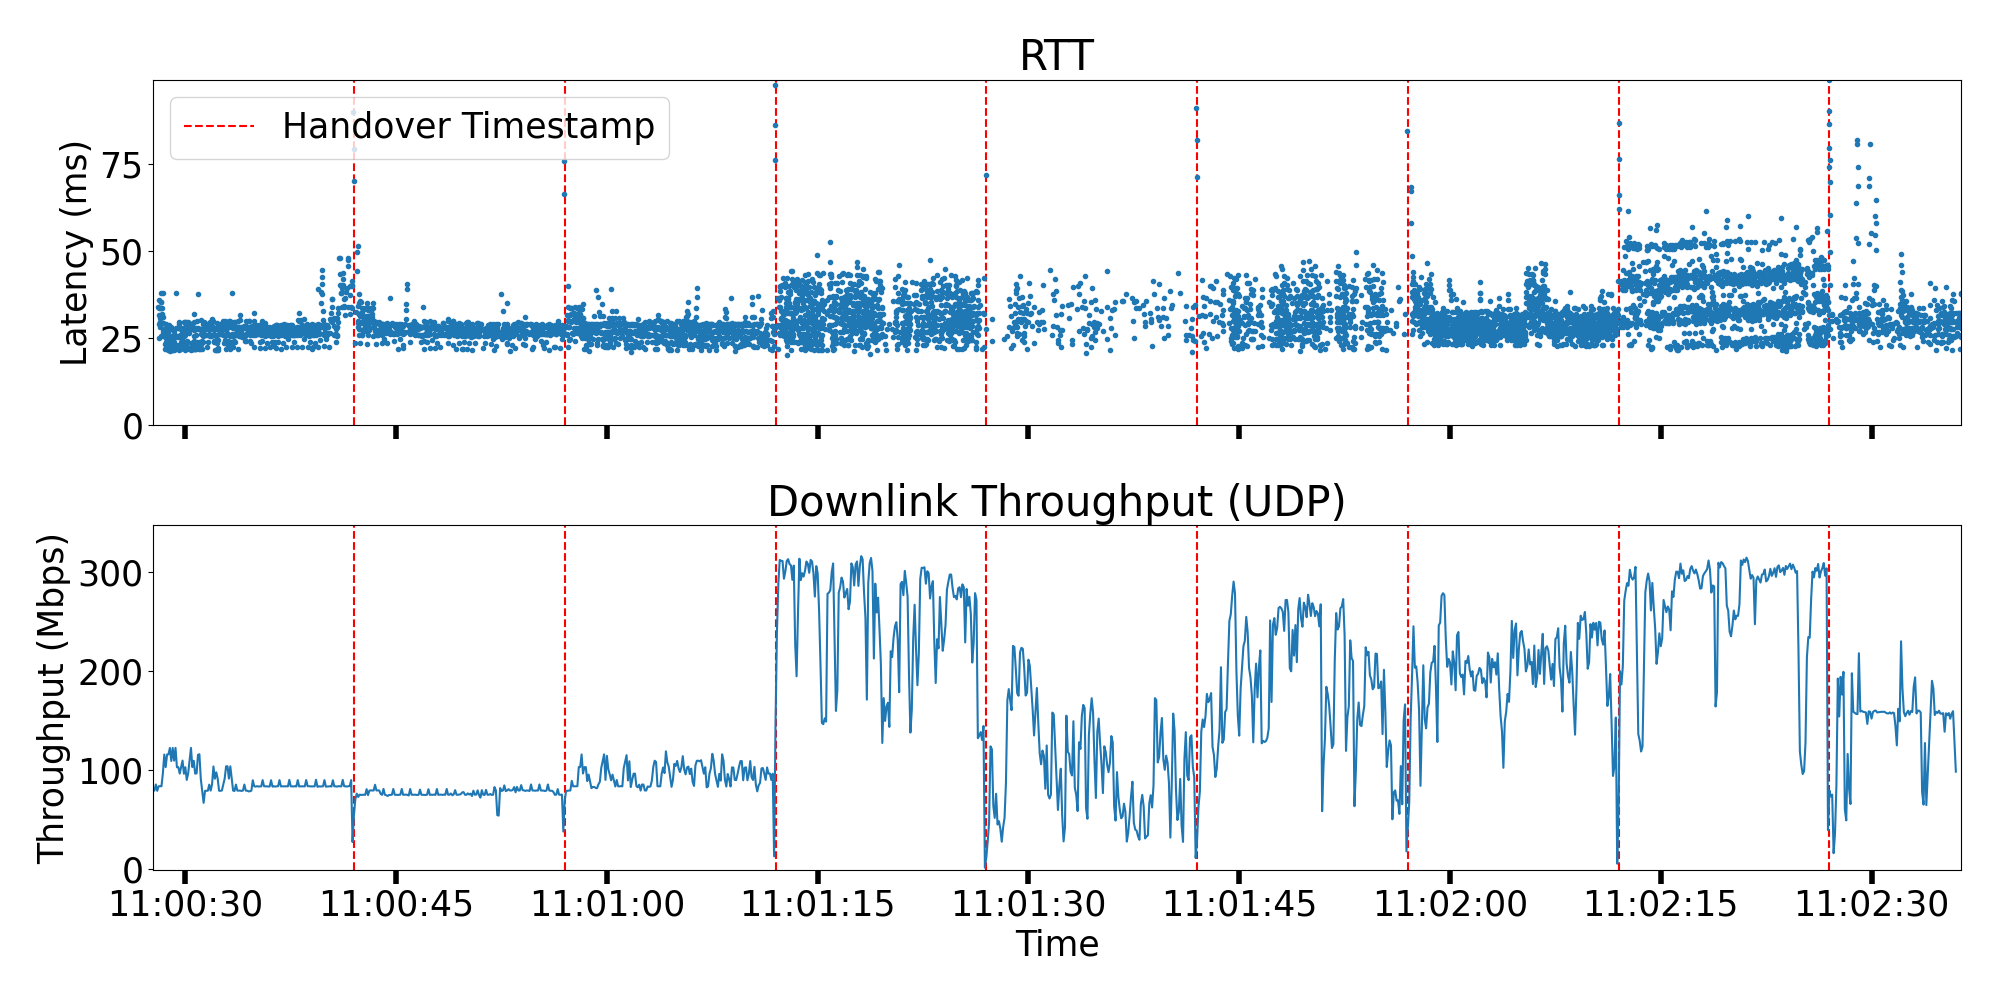

The script that drew this image:
import os
import json
import datetime
import itertools
import matplotlib.pyplot as plt
import matplotlib.dates as mdates

from pprint import pprint
from pathlib import Path
from datetime import timedelta
from matplotlib.lines import Line2D


fontsize = 25
figsize=(20, 10)
plt.rcParams['pdf.fonttype'] = 42
plt.rcParams['ps.fonttype'] = 42
plt.rc('font', size=fontsize)
plt.rc('axes', labelsize=fontsize)


def duplicate_object_pairs_hook(pairs):
    def _key(pair):
        (k, v) = pair
        return k
    def gpairs():
        for (k, group) in itertools.groupby(pairs, _key):
            ll = [v for (_, v) in group]
            (v, *extra) = ll
            yield (k, ll if extra else v)
    return dict(gpairs())


def plot(dir: str, date_prefix: str):
    iperf3_filename = Path(dir).joinpath("iperf3-20m-{}.json".format(date_prefix))
    irtt_filename = Path(dir).joinpath("irtt-10ms-20m-{}.json".format(date_prefix))

    try:
        with open(irtt_filename, "r") as f:
            data = json.loads(f.read())
            rtt = []
            receive = []
            send = []
            irtt_timestamps = []

            for round in data["round_trips"]:
                irtt_timestamps.append(datetime.datetime.fromtimestamp(float(round["timestamps"]["client"]["send"]["wall"])/1e9))
                if round["lost"] == "true":
                    rtt.append(-1)
                    receive.append(-100)
                    send.append(-100)
                elif round["lost"] == "true_up":
                    rtt.append(-100)
                    send.append(-1)
                    receive.append(-100)
                elif round["lost"] == "true_down":
                    rtt.append(-100)
                    receive.append(-1)
                    send.append(-100)
                else:
                    rtt.append(float(round["delay"]["rtt"])/1000000)
                    receive.append(float(round["delay"]["receive"])/1000000)
                    send.append(float(round["delay"]["send"])/1000000)

    except json.decoder.JSONDecodeError:
        print("JSONDecodeError: ", irtt_filename)
        return
    except OSError:
        print("FileNotFoundError: ", iperf3_filename)
        return

    try:
        with open(iperf3_filename, "r") as f:
            data = json.loads(f.read(), object_pairs_hook=duplicate_object_pairs_hook)
            recv_mbps = []
            iperf3_timestamps = []
            start_ts = float(data["start"]["timestamp"]["timesecs"])

            for round in data["intervals"]:
                sum = round["sum"]
                iperf3_timestamps.append(datetime.datetime.fromtimestamp(start_ts + sum["end"]))
                recv_mbps.append(float(sum["bits_per_second"])/1000000)
                # if --bidir is used
                # for s in sum:
                #     if s["sender"] == False:
                #         recv_mbps.append(float(s["bits_per_second"])/1000000)
                #     elif s["sender"] == True:
                #         send_mbps.append(float(s["bits_per_second"])/1000000)

    except json.decoder.JSONDecodeError:
        print("JSONDecodeError: ", iperf3_filename)
        return
    except OSError:
        print("FileNotFoundError: ", iperf3_filename)
        return

    start = 0.023
    end = 0.13

    rtt = rtt[int(len(rtt)*start):int(len(rtt)*end)]
    send = send[int(len(send)*start):int(len(send)*end)]
    receive = receive[int(len(receive)*start):int(len(receive)*end)]
    recv_mbps = recv_mbps[int(len(recv_mbps)*start):int(len(recv_mbps)*end)]
    irtt_timestamps = irtt_timestamps[int(len(irtt_timestamps)*start):int(len(irtt_timestamps)*end)]
    iperf3_timestamps = iperf3_timestamps[int(len(iperf3_timestamps)*start):int(len(iperf3_timestamps)*end)]

    fig, (ax1, ax4) = plt.subplots(2, 1, figsize=figsize, sharex=True)

    ax1.tick_params(axis='x', labelsize=14, length=10, width=4)
    ax4.tick_params(axis='x', labelsize=14, length=10, width=4)

    seconds = [12, 27, 42, 57]

    handovers = []
    for ax, timestamps in zip([ax1, ax4], [iperf3_timestamps, irtt_timestamps]):
        for timestamp in timestamps:
            for s in seconds:
                line_time = timestamp.replace(second=s, microsecond=0)
                handovers.append(line_time)

    for t in sorted(list(set(handovers))):
        if t < max(irtt_timestamps) and t < max(iperf3_timestamps) and t > min(irtt_timestamps) and t > min(iperf3_timestamps):
            ax1.axvline(t, color='r', linestyle='--')
            ax4.axvline(t, color='r', linestyle='--')

    ax1.plot(irtt_timestamps, rtt, '.')
    ax1.set_xlim(min(min(irtt_timestamps), min(iperf3_timestamps)), max(max(irtt_timestamps), max(iperf3_timestamps)))
    ax1.xaxis.set_major_formatter(mdates.DateFormatter('%H:%M:%S'))
    ax1.set_ylim(0, max(rtt))
    ax1.set_ylabel("Latency (ms)")
    ax1.set_title("RTT")

    ax4.tick_params(axis='x', which='major', labelsize=fontsize)
    ax4.plot(iperf3_timestamps, recv_mbps)
    ax4.set_xlim(min(min(irtt_timestamps), min(iperf3_timestamps)), max(max(irtt_timestamps), max(iperf3_timestamps)))
    ax4.set_ylim(-1, max(recv_mbps)*1.1)
    ax4.set_xlabel("Time")
    ax4.set_ylabel("Throughput (Mbps)")
    ax4.set_title("Downlink Throughput (UDP)")

    handover_line = Line2D([0], [0], color='r', linestyle='--', label='Handover Timestamp')
    ax1.legend(handles=[handover_line])

    plt.tight_layout()
    plt.savefig(Path(dir).joinpath("{}.png".format(date_prefix)))
    plt.close()


if __name__ == "__main__":
    path = Path("./data")
    for dirpath, dirnames, files in os.walk(path):
        if len(files) != 0:
            for f in files:
                if f.endswith(".json") and f.startswith("iperf3"):
                        date_prefix = "-".join(f.split(".")[0].split("-")[2:8])
                        plot(dirpath, date_prefix)
